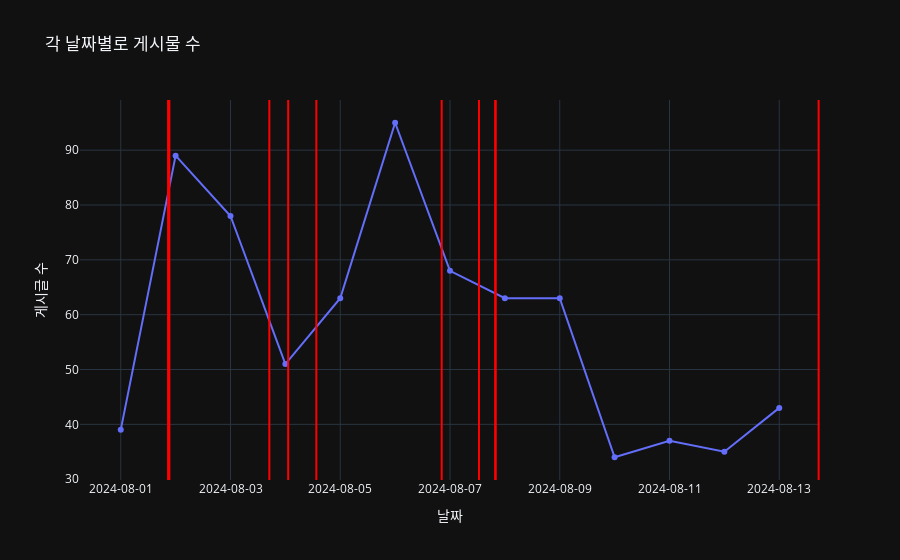

Notebook code cell kept with this figure:
### Code cell
posts, comments = merge_csv("벤츠 화재")
show(posts, comments)

### Figure 1 — Plotly figure (JSON) as saved in the notebook; plotly's stock layout.template omitted (floating-point values rounded to 4 significant figures)
{"data": [{"mode": "lines+markers", "name": "일별 게시글 생성 개수", "type": "scatter", "x": ["2024-08-01", "2024-08-02", "2024-08-03", "2024-08-04", "2024-08-05", "2024-08-06", "2024-08-07", "2024-08-08", "2024-08-09", "2024-08-10", "2024-08-11", "2024-08-12", "2024-08-13"], "y": [39, 89, 78, 51, 63, 95, 68, 63, 63, 34, 37, 35, 43]}], "layout": {"legend": {"orientation": "h", "traceorder": "normal", "x": 0, "y": 1}, "shapes": [{"line": {"color": "red", "width": 2}, "type": "line", "x0": "2024-08-07T19:59:00", "x1": "2024-08-07T19:59:00", "xref": "x", "y0": 0, "y1": 1, "yref": "y domain"}, {"line": {"color": "red", "width": 2}, "type": "line", "x0": "2024-08-07T12:40:00", "x1": "2024-08-07T12:40:00", "xref": "x", "y0": 0, "y1": 1, "yref": "y domain"}, {"line": {"color": "red", "width": 2}, "type": "line", "x0": "2024-08-13T17:13:00", "x1": "2024-08-13T17:13:00", "xref": "x", "y0": 0, "y1": 1, "yref": "y domain"}, {"line": {"color": "red", "width": 2}, "type": "line", "x0": "2024-08-03T16:59:00", "x1": "2024-08-03T16:59:00", "xref": "x", "y0": 0, "y1": 1, "yref": "y domain"}, {"line": {"color": "red", "width": 2}, "type": "line", "x0": "2024-08-06T20:22:00", "x1": "2024-08-06T20:22:00", "xref": "x", "y0": 0, "y1": 1, "yref": "y domain"}, {"line": {"color": "red", "width": 2}, "type": "line", "x0": "2024-08-01T21:15:00", "x1": "2024-08-01T21:15:00", "xref": "x", "y0": 0, "y1": 1, "yref": "y domain"}, {"line": {"color": "red", "width": 2}, "type": "line", "x0": "2024-08-04T13:33:00", "x1": "2024-08-04T13:33:00", "xref": "x", "y0": 0, "y1": 1, "yref": "y domain"}, {"line": {"color": "red", "width": 2}, "type": "line", "x0": "2024-08-07T19:46:00", "x1": "2024-08-07T19:46:00", "xref": "x", "y0": 0, "y1": 1, "yref": "y domain"}, {"line": {"color": "red", "width": 2}, "type": "line", "x0": "2024-08-01T20:42:00", "x1": "2024-08-01T20:42:00", "xref": "x", "y0": 0, "y1": 1, "yref": "y domain"}, {"line": {"color": "red", "width": 2}, "type": "line", "x0": "2024-08-04T01:14:00", "x1": "2024-08-04T01:14:00", "xref": "x", "y0": 0, "y1": 1, "yref": "y domain"}], "title": {"text": "각 날짜별로 게시물 수"}, "xaxis": {"tickformat": "%Y-%m-%d", "title": {"text": "날짜"}}, "yaxis": {"title": {"text": "게시글 수"}}}}
